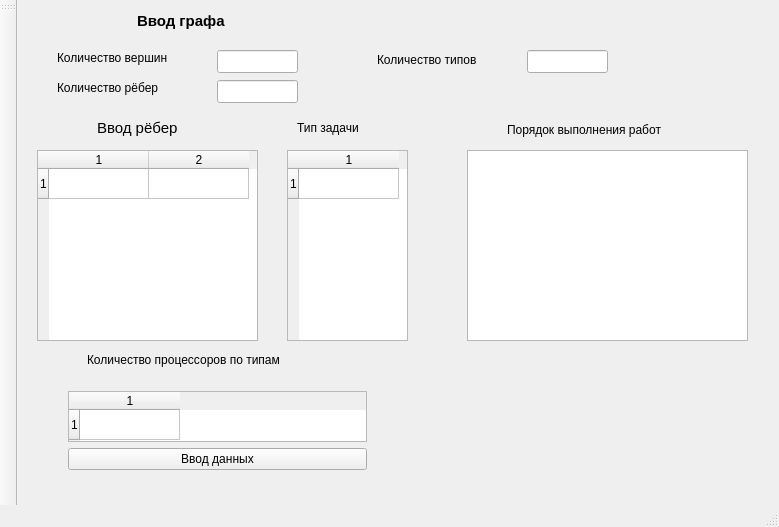
<?xml version="1.0" encoding="UTF-8"?>
<ui version="4.0">
 <class>MainWindow</class>
 <widget class="QMainWindow" name="MainWindow">
  <property name="geometry">
   <rect>
    <x>0</x>
    <y>0</y>
    <width>779</width>
    <height>527</height>
   </rect>
  </property>
  <property name="windowTitle">
   <string>Составление расписания выполнения зависимых процессов</string>
  </property>
  <widget class="QWidget" name="centralWidget">
   <widget class="QTableWidget" name="edgesInputTable">
    <property name="geometry">
     <rect>
      <x>20</x>
      <y>150</y>
      <width>221</width>
      <height>191</height>
     </rect>
    </property>
    <property name="rowCount">
     <number>1</number>
    </property>
    <property name="columnCount">
     <number>2</number>
    </property>
    <row/>
    <column/>
    <column/>
   </widget>
   <widget class="QLabel" name="inputGraphLbl">
    <property name="geometry">
     <rect>
      <x>120</x>
      <y>10</y>
      <width>101</width>
      <height>21</height>
     </rect>
    </property>
    <property name="font">
     <font>
      <pointsize>11</pointsize>
      <weight>75</weight>
      <bold>true</bold>
     </font>
    </property>
    <property name="text">
     <string>Ввод графа</string>
    </property>
   </widget>
   <widget class="QLabel" name="vertexCountLbl">
    <property name="geometry">
     <rect>
      <x>40</x>
      <y>50</y>
      <width>131</width>
      <height>16</height>
     </rect>
    </property>
    <property name="text">
     <string>Количество вершин</string>
    </property>
   </widget>
   <widget class="QLabel" name="edgesCountLbl">
    <property name="geometry">
     <rect>
      <x>40</x>
      <y>80</y>
      <width>121</width>
      <height>16</height>
     </rect>
    </property>
    <property name="text">
     <string>Количество рёбер</string>
    </property>
   </widget>
   <widget class="QLabel" name="edgesInputLbl">
    <property name="geometry">
     <rect>
      <x>80</x>
      <y>120</y>
      <width>101</width>
      <height>16</height>
     </rect>
    </property>
    <property name="font">
     <font>
      <pointsize>11</pointsize>
      <weight>50</weight>
      <bold>false</bold>
     </font>
    </property>
    <property name="text">
     <string>Ввод рёбер</string>
    </property>
   </widget>
   <widget class="QLineEdit" name="vertexCountEdit">
    <property name="geometry">
     <rect>
      <x>200</x>
      <y>50</y>
      <width>81</width>
      <height>23</height>
     </rect>
    </property>
   </widget>
   <widget class="QLineEdit" name="edgesCountEdit">
    <property name="geometry">
     <rect>
      <x>200</x>
      <y>80</y>
      <width>81</width>
      <height>23</height>
     </rect>
    </property>
   </widget>
   <widget class="QLineEdit" name="typeCountEdit">
    <property name="geometry">
     <rect>
      <x>510</x>
      <y>50</y>
      <width>81</width>
      <height>23</height>
     </rect>
    </property>
   </widget>
   <widget class="QLabel" name="processorCountLbl">
    <property name="geometry">
     <rect>
      <x>70</x>
      <y>350</y>
      <width>231</width>
      <height>20</height>
     </rect>
    </property>
    <property name="text">
     <string>Количество процессоров по типам</string>
    </property>
   </widget>
   <widget class="QLabel" name="scheduleLbl">
    <property name="geometry">
     <rect>
      <x>490</x>
      <y>120</y>
      <width>181</width>
      <height>20</height>
     </rect>
    </property>
    <property name="text">
     <string>Порядок выполнения работ</string>
    </property>
   </widget>
   <widget class="QPlainTextEdit" name="plainTextEdit">
    <property name="geometry">
     <rect>
      <x>450</x>
      <y>150</y>
      <width>281</width>
      <height>191</height>
     </rect>
    </property>
   </widget>
   <widget class="QTableWidget" name="taskTypeTable">
    <property name="geometry">
     <rect>
      <x>270</x>
      <y>150</y>
      <width>121</width>
      <height>191</height>
     </rect>
    </property>
    <property name="rowCount">
     <number>1</number>
    </property>
    <property name="columnCount">
     <number>1</number>
    </property>
    <row/>
    <column/>
   </widget>
   <widget class="QLabel" name="taskTypeLbl">
    <property name="geometry">
     <rect>
      <x>280</x>
      <y>120</y>
      <width>91</width>
      <height>16</height>
     </rect>
    </property>
    <property name="text">
     <string>Тип задачи</string>
    </property>
   </widget>
   <widget class="QLabel" name="typeCountLbl">
    <property name="geometry">
     <rect>
      <x>360</x>
      <y>50</y>
      <width>121</width>
      <height>20</height>
     </rect>
    </property>
    <property name="text">
     <string>Количество типов</string>
    </property>
   </widget>
   <widget class="QWidget" name="verticalLayoutWidget">
    <property name="geometry">
     <rect>
      <x>40</x>
      <y>380</y>
      <width>321</width>
      <height>101</height>
     </rect>
    </property>
    <layout class="QVBoxLayout" name="verticalLayout">
     <item>
      <widget class="QTableWidget" name="processorCountTable">
       <property name="rowCount">
        <number>1</number>
       </property>
       <property name="columnCount">
        <number>1</number>
       </property>
       <row/>
       <column/>
      </widget>
     </item>
     <item>
      <widget class="QPushButton" name="graphInputBtn">
       <property name="text">
        <string>Ввод данных</string>
       </property>
      </widget>
     </item>
    </layout>
   </widget>
  </widget>
  <widget class="QMenuBar" name="menuBar">
   <property name="geometry">
    <rect>
     <x>0</x>
     <y>0</y>
     <width>779</width>
     <height>20</height>
    </rect>
   </property>
  </widget>
  <widget class="QToolBar" name="mainToolBar">
   <attribute name="toolBarArea">
    <enum>LeftToolBarArea</enum>
   </attribute>
   <attribute name="toolBarBreak">
    <bool>false</bool>
   </attribute>
  </widget>
  <widget class="QStatusBar" name="statusBar"/>
 </widget>
 <layoutdefault spacing="6" margin="11"/>
 <resources/>
 <connections/>
</ui>
